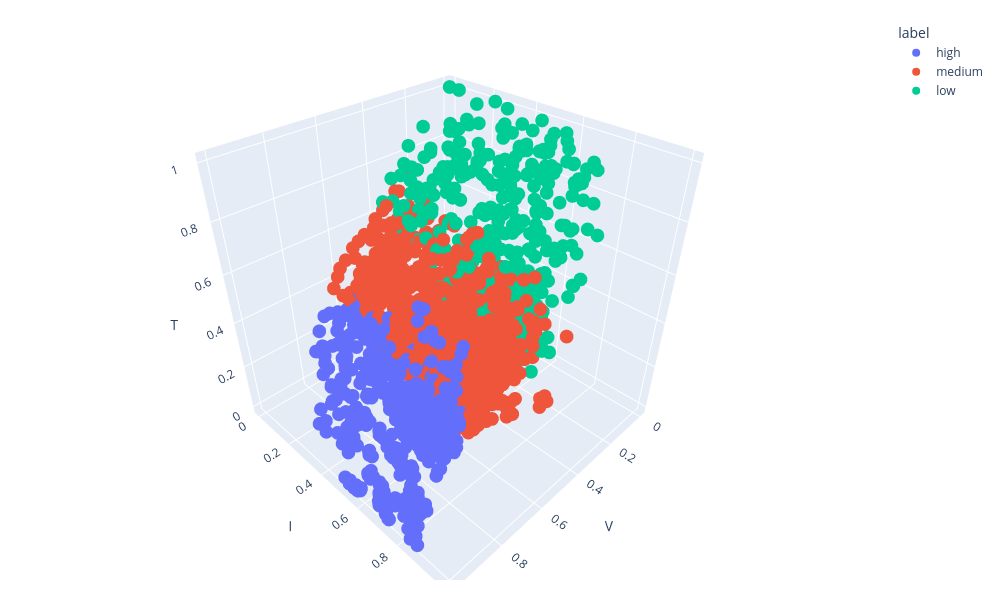

Notebook cell for this chart:
### Markdown cell above
Possiamo tracciarlo anche in 3D:

### Code cell
fig = px.scatter_3d(data_frame=data_bat, x='V', y='I', z='T', color='label', width=1000, height=600)
fig.update_layout(margin=dict(l=20, r=20, t=20, b=20),)
fig.show()

### Figure 1 — Plotly figure (JSON) as saved in the notebook; plotly's stock layout.template omitted (floating-point values rounded to 4 significant figures; data arrays with more than 128 entries replaced by an {"elided": "..."} marker saying what was removed)
{"data": [{"hovertemplate": "label=high<br>V=%{x}<br>I=%{y}<br>T=%{z}<extra></extra>", "legendgroup": "high", "marker": {"color": "#636efa", "symbol": "circle"}, "mode": "markers", "name": "high", "scene": "scene", "showlegend": true, "type": "scatter3d", "x": {"elided": "601 float values"}, "y": {"elided": "601 float values"}, "z": {"elided": "601 float values"}}, {"hovertemplate": "label=medium<br>V=%{x}<br>I=%{y}<br>T=%{z}<extra></extra>", "legendgroup": "medium", "marker": {"color": "#EF553B", "symbol": "circle"}, "mode": "markers", "name": "medium", "scene": "scene", "showlegend": true, "type": "scatter3d", "x": {"elided": "1116 float values"}, "y": {"elided": "1116 float values"}, "z": {"elided": "1116 float values"}}, {"hovertemplate": "label=low<br>V=%{x}<br>I=%{y}<br>T=%{z}<extra></extra>", "legendgroup": "low", "marker": {"color": "#00cc96", "symbol": "circle"}, "mode": "markers", "name": "low", "scene": "scene", "showlegend": true, "type": "scatter3d", "x": {"elided": "498 float values"}, "y": {"elided": "498 float values"}, "z": {"elided": "498 float values"}}], "layout": {"height": 600, "legend": {"title": {"text": "label"}, "tracegroupgap": 0}, "margin": {"b": 20, "l": 20, "r": 20, "t": 20}, "scene": {"domain": {"x": [0, 1], "y": [0, 1]}, "xaxis": {"title": {"text": "V"}}, "yaxis": {"title": {"text": "I"}}, "zaxis": {"title": {"text": "T"}}}, "width": 1000}}
